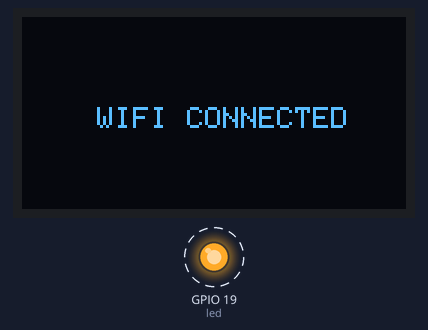
Simulated run of this sketch. Board: ESP32. Shown: 128×64 one-colour display, output pins drawn as LEDs (lit = HIGH). Dashed ring = blinking. WiFi joins after 1.5 s; servers stay silent unless stated; the local clock reads 2024-03-15 10:24:30 at power-on unless the sketch sets it.

Above: at 2.3 s.
At 11.6 s:
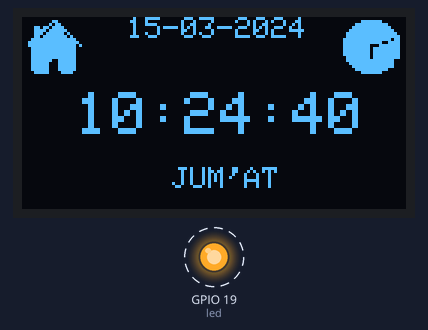
At 20.3 s:
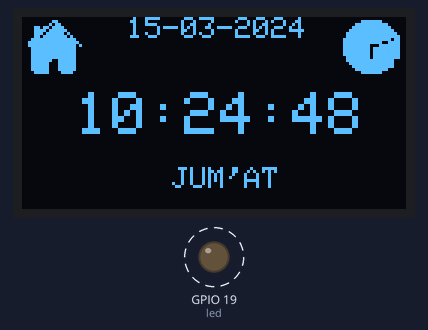
At 39.3 s:
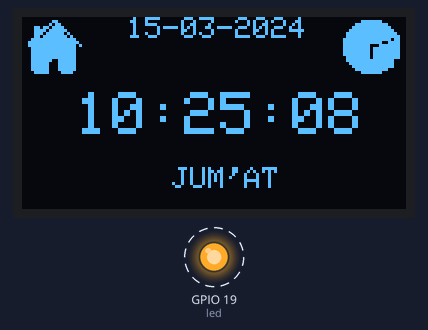
Timing chart, 0 to 40.0 s (numbered marks = the images above):
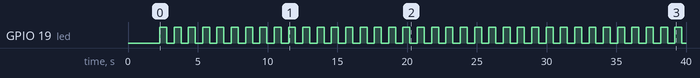

Measured:
- by itself, GPIO 19 (led): alternates HIGH for 0.50 s and LOW for 0.53 s
- what the display in image 0 shows lasts 1.0 s, from 2.3 s to 3.3 s

The sketch:

ntepe.ino
```cpp
#include <WiFi.h>
#include <time.h>
#include <Adafruit_GFX.h>
#include <Adafruit_SSD1306.h>
#include <Wire.h>

const char *ssid = ""; // Username wifi
const char *password = ""; // Password wifi

#define SCREEN_WIDTH 128
#define SCREEN_HEIGHT 64
#define led 19

Adafruit_SSD1306 display(SCREEN_WIDTH, SCREEN_HEIGHT, &Wire, -1);

unsigned long prevPrint = 0;
int barX = 14;
int barY = 30;
int barW = 100;
int barH = 10;
int proses = 0;
int persen = 0;

// Logo Rumah
const unsigned char logo_rumah [] PROGMEM = {
  0x00, 0x00, 0x00, 0x00, 0x30, 0x00, 0x00, 0x58,
  0x00, 0x0d, 0xbc, 0x00, 0x0f, 0x7e, 0x00, 0x0e,
	0xfd, 0x00, 0x0d, 0xfe, 0x80, 0x1f, 0xff, 0xc0,
  0x3f, 0xff, 0xe0, 0x3f, 0xff, 0xd0, 0x1f, 0xff,
	0xc0, 0x1f, 0xff, 0xc0, 0x1f, 0xff, 0xc0, 0x1f,
  0xff, 0xc0, 0x1f, 0xcf, 0xc0, 0x1f, 0x8f, 0xc0,
	0x1f, 0x8f, 0xc0, 0x1f, 0x8f, 0xc0, 0x0f, 0x87,
  0x80, 0x00, 0x00, 0x00
};

// Logo Jam
const unsigned char logo_jam [] PROGMEM = {
  0x00, 0x00, 0x00, 0x01, 0xfc, 0x00, 0x07, 0xff,
  0x00, 0x0f, 0xff, 0x80, 0x1f, 0xff, 0xc0, 0x3f,
	0xff, 0xe0, 0x3f, 0xff, 0xf0, 0x7f, 0xff, 0xb0,
  0x7f, 0xfc, 0xf0, 0x7f, 0xc7, 0xf0, 0x7f, 0xdf,
	0xf0, 0x7f, 0xdf, 0xf0, 0x7f, 0xdf, 0xf0, 0x3f,
  0xdf, 0xf0, 0x3f, 0xff, 0xc0, 0x1f, 0xff, 0xc0,
	0x0f, 0xff, 0xc0, 0x07, 0xff, 0x00, 0x01, 0xfc,
  0x00, 0x00, 0x00, 0x00
};

// Nama Hari
const char* nama_hari[] = {
  "MINGGU", "SENIN", "SELASA", "RABU",
  "KAMIS", "JUM'AT", "SABTU"
};

void setup() {
  Wire.begin(21, 22);
  pinMode(led, OUTPUT);

  display.setTextColor(SSD1306_WHITE);
  if (!display.begin(SSD1306_SWITCHCAPVCC, 0x3C)) {
    while (true);
  }

  WiFi.begin(ssid, password);

  while(WiFi.status() != WL_CONNECTED){
    display.clearDisplay();
    display.setTextSize(1);
    display.setTextColor(SSD1306_WHITE);
    display.setCursor(22, 12);
    display.print("CONNECTING WIFI");

    bar();
    animasi(proses);

    persen = map(proses, 0, barW -4, 0, 100);
    display.setCursor(55, barY + barH + 4);
    display.print(persen);
    display.print(" %");
    display.display();

    proses++;
    if(proses > barW -4) proses = 0;

  }

  // Tampilan Zona Waktu
  configTime(7 * 3600, 0, "pool.ntp.org", "time.nist.gov"); //  -> ZONA WAKTU WIB
  //configTime(8 * 3600, 0, "pool.ntp.org", "time.nist.gov");   -> ZONA WAKTU WITA
  //configTime(9 * 3600, 0, "pool.ntp.org", "time.nist.gov");   -> ZONA WAKTU WITA

  if(WiFi.status() == WL_CONNECTED){
    display.clearDisplay();
    display.setCursor(25, 30);
    display.print("WIFI CONNECTED");
    delay(700);
    display.display();
  }
}

void loop() {
  struct tm waktu;
  if(!getLocalTime(&waktu)){
    display.setTextSize(1);
    display.setCursor(20, 20);
    display.print("WAKTU GAGAL");
    return;
  }

  int jam = waktu.tm_hour;
  int menit = waktu.tm_min;
  int detik = waktu.tm_sec;
  int tanggal = waktu.tm_mday;
  int bulan = waktu.tm_mon + 1;
  int tahun = waktu.tm_year + 1900;

  if (millis() - prevPrint >= 1000){
    prevPrint = millis();

    display.clearDisplay();
    display.drawBitmap(0, 0, logo_rumah, 21, 20, SSD1306_WHITE);
    display.drawBitmap(106, 0, logo_jam, 21, 20, SSD1306_WHITE);

    // Tampilan Tanggal, Bulan, Tahun
    display.setTextSize(1);
    display.setCursor(35, 0);
    display.printf("%02d-%02d-%02d", tanggal, bulan, tahun);

    // Tampilan Jam, Menit, detik
    display.setTextSize(2);
    display.setCursor(18, 25);
    display.printf("%02d:%02d:%02d", jam, menit, detik);

    // Tampilan Hari
    display.setTextSize(1);
    display.setCursor(50, 50);
    display.print(nama_hari[waktu.tm_wday]);
    digitalWrite(led, HIGH);
    delay(500);
    digitalWrite(led, LOW);
    delay(500);
  }

  display.display();
}

void bar(){
  display.drawRect(barX, barY, barW, barH, SSD1306_WHITE);
}

void animasi(int proses){
  display.fillRect(barX +2, barY +2, proses, barH -4, SSD1306_WHITE);
}
```
